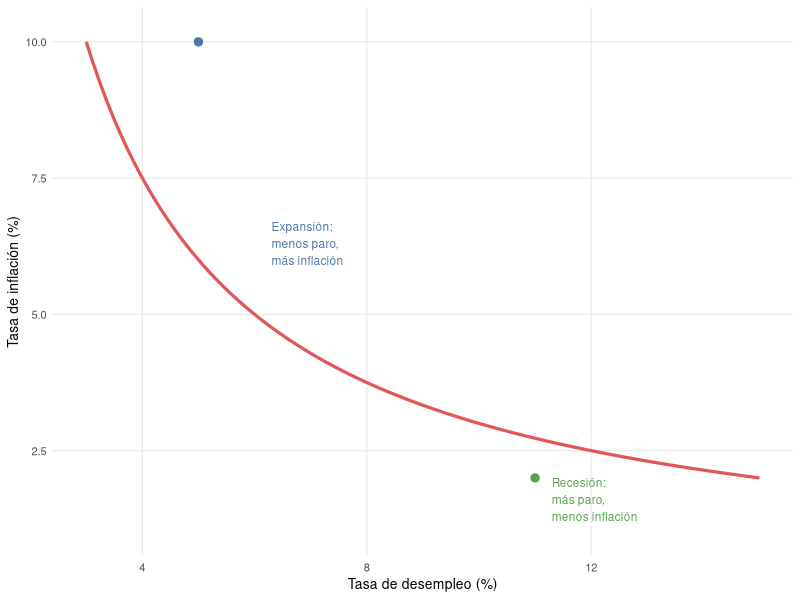
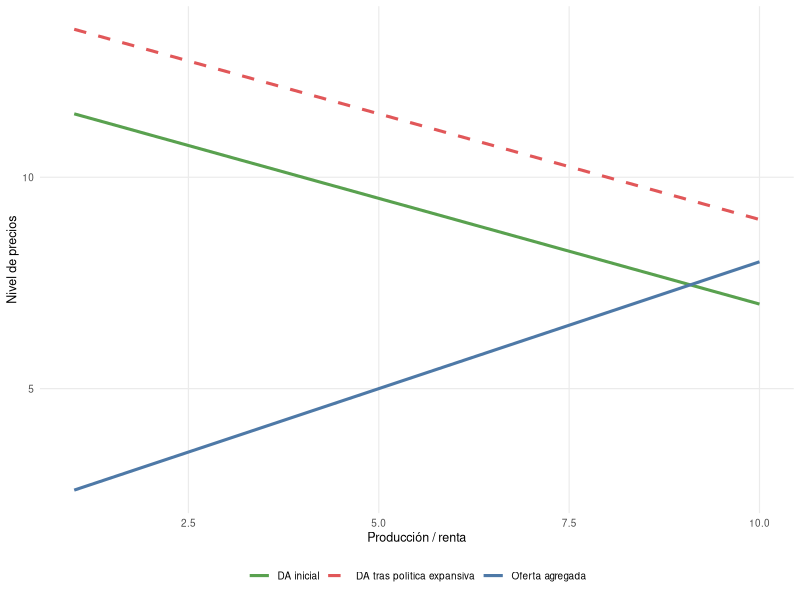

Write R code to recreate these figures, in order.
## ---- chunk 1
#| label: setup
#| include: false
library(ggplot2)
library(knitr)
library(kableExtra)
## ---- chunk 2
#| label: tbl-ipc-espana
#| tbl-cap: "Evolución del IPC en España (2006-2025)"

df_ipc <- data.frame(
  Año = c(2025, 2024, 2023, 2022, 2021, 2020, 2019, 2018, 2017, 2016,
          2015, 2014, 2013, 2012, 2011, 2010, 2009, 2008, 2007, 2006),
  Inflación = c("2,44 % (julio)", "2,80 %", "3,56 %", "8,40 %", "3,10 %",
                "-0,32 %", "0,70 %", "1,67 %", "1,96 %", "-0,20 %",
                "-0,50 %", "-0,15 %", "1,42 %", "2,44 %", "3,20 %",
                "1,80 %", "-0,28 %", "4,09 %", "2,78 %", "3,52 %")
)

kable(df_ipc, format = if (knitr::is_latex_output()) "latex" else "html", booktabs = TRUE, col.names = c("Año", "Inflación (IPC)")) |>
  kable_styling(full_width = FALSE, bootstrap_options = c("striped", "hover"),
                latex_options = c("scale_down", "hold_position"))
## ---- chunk 3
#| label: fig-phillips
#| fig-cap: "La curva de Phillips: relación entre desempleo e inflación a corto plazo"
#| fig-pos: 'H'
#| fig-width: 5.5
#| fig-height: 4
#| fig-align: center

desempleo <- seq(3, 15, length.out = 100)
inflacion <- 2 + 30 / desempleo - 2

df_phillips <- data.frame(desempleo = desempleo, inflacion = inflacion)

ggplot(df_phillips, aes(x = desempleo, y = inflacion)) +
  geom_line(color = "#E15759", linewidth = 1.1) +
  annotate("point", x = 5, y = max(inflacion[desempleo <= 5.2]), color = "#4E79A7", size = 2.5) +
  annotate("text", x = 6.3, y = 6.3, label = "Expansión:\nmenos paro,\nmás inflación",
           size = 3, color = "#4E79A7", hjust = 0) +
  annotate("point", x = 11, y = min(inflacion[desempleo >= 10.8]), color = "#59A14F", size = 2.5) +
  annotate("text", x = 11.3, y = 2.0, label = "Recesión:\nmás paro,\nmenos inflación",
           size = 3, color = "#59A14F", hjust = 0, vjust = 1) +
  scale_y_continuous(expand = expansion(mult = c(0.18, 0.08))) +
  labs(x = "Tasa de desempleo (%)", y = "Tasa de inflación (%)") +
  theme_minimal(base_size = 10) +
  theme(panel.grid.minor = element_blank())
## ---- chunk 4
#| label: fig-da-expansiva
#| fig-cap: "Efecto de la política monetaria expansiva sobre la demanda agregada"
#| fig-pos: 'H'
#| fig-width: 5.5
#| fig-height: 4
#| fig-align: center

x <- seq(1, 10, length.out = 100)
oa <- 2 + 0.6 * x
da1 <- 12 - 0.5 * x
da2 <- 14 - 0.5 * x

df_da <- data.frame(x = rep(x, 3),
                     y = c(oa, da1, da2),
                     curva = rep(c("Oferta agregada", "DA inicial", "DA tras política expansiva"),
                                 each = length(x)))

ggplot(df_da, aes(x = x, y = y, color = curva, linetype = curva)) +
  geom_line(linewidth = 1.05) +
  scale_color_manual(values = c("Oferta agregada" = "#4E79A7",
                                 "DA inicial" = "#59A14F",
                                 "DA tras política expansiva" = "#E15759")) +
  scale_linetype_manual(values = c("Oferta agregada" = "solid",
                                    "DA inicial" = "solid",
                                    "DA tras política expansiva" = "dashed")) +
  labs(x = "Producción / renta", y = "Nivel de precios", color = NULL, linetype = NULL) +
  theme_minimal(base_size = 9) +
  theme(legend.position = "bottom", panel.grid.minor = element_blank())
